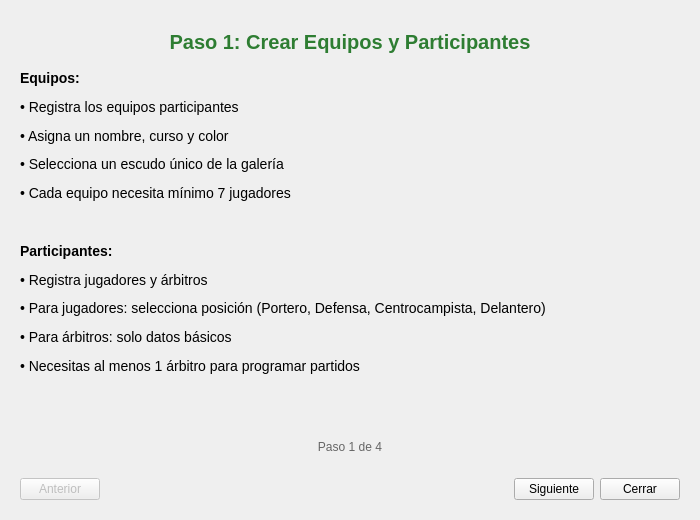
<?xml version="1.0" encoding="UTF-8"?>
<ui version="4.0">
 <class>DialogOnboarding</class>
 <widget class="QDialog" name="DialogOnboarding">
  <property name="geometry">
   <rect>
    <x>0</x>
    <y>0</y>
    <width>700</width>
    <height>500</height>
   </rect>
  </property>
  <property name="windowTitle">
   <string>Ayuda - Cómo usar la aplicación</string>
  </property>
  <property name="modal">
   <bool>true</bool>
  </property>
  <layout class="QVBoxLayout" name="verticalLayout">
   <item>
    <widget class="QStackedWidget" name="stackedPasos">
     <property name="currentIndex">
      <number>0</number>
     </property>
     <!-- Paso 1: Crear equipos y participantes -->
     <widget class="QWidget" name="paso1">
      <layout class="QVBoxLayout" name="verticalLayout_2">
       <item>
        <widget class="QLabel" name="lblTituloPaso1">
         <property name="text">
          <string>Paso 1: Crear Equipos y Participantes</string>
         </property>
         <property name="alignment">
          <set>Qt::AlignCenter</set>
         </property>
         <property name="styleSheet">
          <string>
           font-size: 20px;
           font-weight: bold;
           color: #2E7D32;
           padding: 10px;
          </string>
         </property>
        </widget>
       </item>
       <item>
        <widget class="QLabel" name="lblTextoPaso1">
         <property name="text">
          <string>&lt;html&gt;&lt;body&gt;
&lt;p style="font-size: 14px; line-height: 1.8;"&gt;
&lt;b&gt;Equipos:&lt;/b&gt;&lt;br&gt;
• Registra los equipos participantes&lt;br&gt;
• Asigna un nombre, curso y color&lt;br&gt;
• Selecciona un escudo único de la galería&lt;br&gt;
• Cada equipo necesita mínimo 7 jugadores&lt;br&gt;&lt;br&gt;

&lt;b&gt;Participantes:&lt;/b&gt;&lt;br&gt;
• Registra jugadores y árbitros&lt;br&gt;
• Para jugadores: selecciona posición (Portero, Defensa, Centrocampista, Delantero)&lt;br&gt;
• Para árbitros: solo datos básicos&lt;br&gt;
• Necesitas al menos 1 árbitro para programar partidos&lt;br&gt;
&lt;/p&gt;
&lt;/body&gt;&lt;/html&gt;</string>
         </property>
         <property name="wordWrap">
          <bool>true</bool>
         </property>
         <property name="alignment">
          <set>Qt::AlignLeft|Qt::AlignTop</set>
         </property>
        </widget>
       </item>
       <item>
        <spacer name="verticalSpacer">
         <property name="orientation">
          <enum>Qt::Vertical</enum>
         </property>
         <property name="sizeHint" stdset="0">
          <size>
           <width>20</width>
           <height>40</height>
          </size>
         </property>
        </spacer>
       </item>
      </layout>
     </widget>
     <!-- Paso 2: Iniciar torneo y programar partidos -->
     <widget class="QWidget" name="paso2">
      <layout class="QVBoxLayout" name="verticalLayout_3">
       <item>
        <widget class="QLabel" name="lblTituloPaso2">
         <property name="text">
          <string>Paso 2: Iniciar Torneo y Calendario</string>
         </property>
         <property name="alignment">
          <set>Qt::AlignCenter</set>
         </property>
         <property name="styleSheet">
          <string>
           font-size: 20px;
           font-weight: bold;
           color: #2E7D32;
           padding: 10px;
          </string>
         </property>
        </widget>
       </item>
       <item>
        <widget class="QLabel" name="lblTextoPaso2">
         <property name="text">
          <string>&lt;html&gt;&lt;body&gt;
&lt;p style="font-size: 14px; line-height: 1.8;"&gt;
&lt;b&gt;Nuevo Torneo:&lt;/b&gt;&lt;br&gt;
• Haz clic en "NUEVO TORNEO" desde el menú principal&lt;br&gt;
• Selecciona 8, 16 o 32 equipos participantes&lt;br&gt;
• La aplicación validará que cada equipo tenga al menos 7 jugadores&lt;br&gt;
• Se generarán los emparejamientos automáticamente&lt;br&gt;&lt;br&gt;

&lt;b&gt;Calendario:&lt;/b&gt;&lt;br&gt;
• Haz clic en un día del calendario para programar partidos&lt;br&gt;
• Selecciona los equipos, fecha, hora y árbitro&lt;br&gt;
• El sistema te avisará si un árbitro ya tiene partido en ese horario&lt;br&gt;
• Puedes editar o eliminar partidos antes de registrar resultados&lt;br&gt;
&lt;/p&gt;
&lt;/body&gt;&lt;/html&gt;</string>
         </property>
         <property name="wordWrap">
          <bool>true</bool>
         </property>
         <property name="alignment">
          <set>Qt::AlignLeft|Qt::AlignTop</set>
         </property>
        </widget>
       </item>
       <item>
        <spacer name="verticalSpacer_2">
         <property name="orientation">
          <enum>Qt::Vertical</enum>
         </property>
         <property name="sizeHint" stdset="0">
          <size>
           <width>20</width>
           <height>40</height>
          </size>
         </property>
        </spacer>
       </item>
      </layout>
     </widget>
     <!-- Paso 3: Registrar resultados -->
     <widget class="QWidget" name="paso3">
      <layout class="QVBoxLayout" name="verticalLayout_4">
       <item>
        <widget class="QLabel" name="lblTituloPaso3">
         <property name="text">
          <string>Paso 3: Registrar Resultados</string>
         </property>
         <property name="alignment">
          <set>Qt::AlignCenter</set>
         </property>
         <property name="styleSheet">
          <string>
           font-size: 20px;
           font-weight: bold;
           color: #2E7D32;
           padding: 10px;
          </string>
         </property>
        </widget>
       </item>
       <item>
        <widget class="QLabel" name="lblTextoPaso3">
         <property name="text">
          <string>&lt;html&gt;&lt;body&gt;
&lt;p style="font-size: 14px; line-height: 1.8;"&gt;
&lt;b&gt;Resultados de Partidos:&lt;/b&gt;&lt;br&gt;
• Selecciona un partido de la lista&lt;br&gt;
• Se mostrarán los jugadores de ambos equipos en columnas&lt;br&gt;
• Registra goles ingresando el número en cada jugador&lt;br&gt;
• Marca tarjetas amarillas y rojas con los checkboxes&lt;br&gt;&lt;br&gt;

&lt;b&gt;Avance Automático:&lt;/b&gt;&lt;br&gt;
• Al registrar resultado, el ganador avanza automáticamente&lt;br&gt;
• Se crea el partido de la siguiente ronda&lt;br&gt;
• Puedes editar resultados ya registrados si es necesario&lt;br&gt;
&lt;/p&gt;
&lt;/body&gt;&lt;/html&gt;</string>
         </property>
         <property name="wordWrap">
          <bool>true</bool>
         </property>
         <property name="alignment">
          <set>Qt::AlignLeft|Qt::AlignTop</set>
         </property>
        </widget>
       </item>
       <item>
        <spacer name="verticalSpacer_3">
         <property name="orientation">
          <enum>Qt::Vertical</enum>
         </property>
         <property name="sizeHint" stdset="0">
          <size>
           <width>20</width>
           <height>40</height>
          </size>
         </property>
        </spacer>
       </item>
      </layout>
     </widget>
     <!-- Paso 4: Ver clasificación -->
     <widget class="QWidget" name="paso4">
      <layout class="QVBoxLayout" name="verticalLayout_5">
       <item>
        <widget class="QLabel" name="lblTituloPaso4">
         <property name="text">
          <string>Paso 4: Ver Clasificación y Finalizar</string>
         </property>
         <property name="alignment">
          <set>Qt::AlignCenter</set>
         </property>
         <property name="styleSheet">
          <string>
           font-size: 20px;
           font-weight: bold;
           color: #2E7D32;
           padding: 10px;
          </string>
         </property>
        </widget>
       </item>
       <item>
        <widget class="QLabel" name="lblTextoPaso4">
         <property name="text">
          <string>&lt;html&gt;&lt;body&gt;
&lt;p style="font-size: 14px; line-height: 1.8;"&gt;
&lt;b&gt;Clasificación (Brackets):&lt;/b&gt;&lt;br&gt;
• Visualiza el cuadro de eliminatorias completo&lt;br&gt;
• Los logos de los equipos se muestran en cada nodo&lt;br&gt;
• Las líneas conectan los partidos hasta la final&lt;br&gt;
• Se actualiza automáticamente al registrar resultados&lt;br&gt;&lt;br&gt;

&lt;b&gt;Finalizar Torneo:&lt;/b&gt;&lt;br&gt;
• Cuando termines, haz clic en "FIN DE TORNEO"&lt;br&gt;
• Se marcará el torneo como finalizado&lt;br&gt;
• Podrás iniciar un nuevo torneo cuando quieras&lt;br&gt;
• Solo puede haber un torneo activo a la vez&lt;br&gt;
&lt;/p&gt;
&lt;/body&gt;&lt;/html&gt;</string>
         </property>
         <property name="wordWrap">
          <bool>true</bool>
         </property>
         <property name="alignment">
          <set>Qt::AlignLeft|Qt::AlignTop</set>
         </property>
        </widget>
       </item>
       <item>
        <spacer name="verticalSpacer_4">
         <property name="orientation">
          <enum>Qt::Vertical</enum>
         </property>
         <property name="sizeHint" stdset="0">
          <size>
           <width>20</width>
           <height>40</height>
          </size>
         </property>
        </spacer>
       </item>
      </layout>
     </widget>
    </widget>
   </item>
   <item>
    <!-- Barra de progreso de pasos -->
    <widget class="QWidget" name="barraProgreso" native="true">
     <layout class="QHBoxLayout" name="horizontalLayout">
      <item>
       <widget class="QLabel" name="lblProgreso">
        <property name="text">
         <string>Paso 1 de 4</string>
        </property>
        <property name="alignment">
         <set>Qt::AlignCenter</set>
        </property>
        <property name="styleSheet">
         <string>
          font-size: 12px;
          color: #666;
         </string>
        </property>
       </widget>
      </item>
     </layout>
    </widget>
   </item>
   <item>
    <!-- Botones de navegación -->
    <widget class="QWidget" name="botonesNavegacion" native="true">
     <layout class="QHBoxLayout" name="horizontalLayout_2">
      <item>
       <widget class="QPushButton" name="btnAnterior">
        <property name="text">
         <string>Anterior</string>
        </property>
        <property name="minimumHeight">
         <number>40</number>
        </property>
        <property name="enabled">
         <bool>false</bool>
        </property>
       </widget>
      </item>
      <item>
       <spacer name="horizontalSpacer">
        <property name="orientation">
         <enum>Qt::Horizontal</enum>
        </property>
        <property name="sizeHint" stdset="0">
         <size>
          <width>40</width>
          <height>20</height>
         </size>
        </property>
       </spacer>
      </item>
      <item>
       <widget class="QPushButton" name="btnSiguiente">
        <property name="text">
         <string>Siguiente</string>
        </property>
        <property name="minimumHeight">
         <number>40</number>
        </property>
       </widget>
      </item>
      <item>
       <widget class="QPushButton" name="btnCerrar">
        <property name="text">
         <string>Cerrar</string>
        </property>
        <property name="minimumHeight">
         <number>40</number>
        </property>
       </widget>
      </item>
     </layout>
    </widget>
   </item>
  </layout>
 </widget>
 <resources/>
 <connections/>
</ui>
